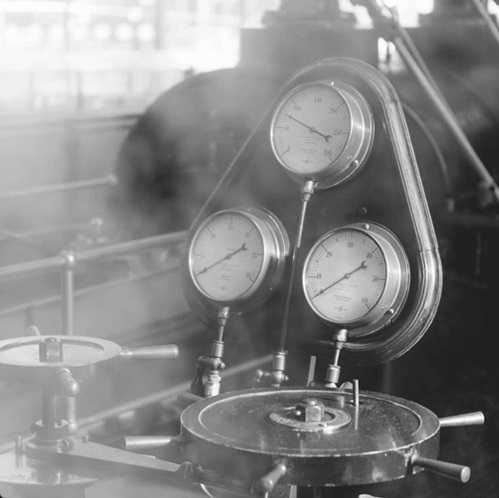
#> input picture cap05/maquina.jpg, 499 x 498 px
$ python ex18.py
#> lines starting #> are read from the running program, lines starting #| are printed output that depends on the picture
#pagina 83
import cv2
import numpy as np
from matplotlib import pyplot as grafico

imagemOriginal = cv2.imread("maquina.jpg",0)
#> imagemOriginal is the input picture: shape (498, 499); min 25, max 255, mean 134.4
imagemEqualizada = cv2.equalizeHist(imagemOriginal)
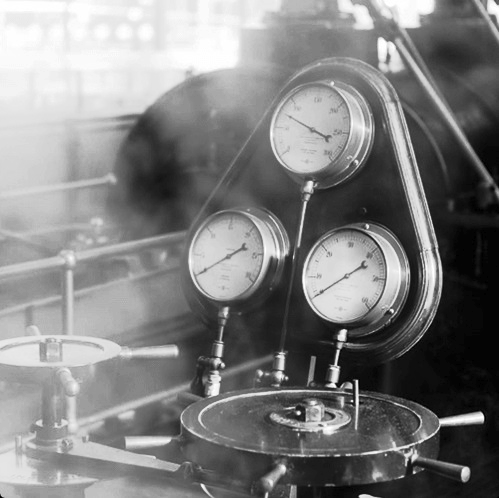
#> imagemEqualizada: shape (498, 499); min 0, max 255, mean 128.2

cv2.imshow("Imagem Original", imagemOriginal)
cv2.imshow("Imagem Equalizada", imagemEqualizada)

grafico.hist(imagemOriginal.ravel(), 256, [0,256])
grafico.figure();

grafico.hist(imagemEqualizada.ravel(),256,[0,256])
grafico.show()
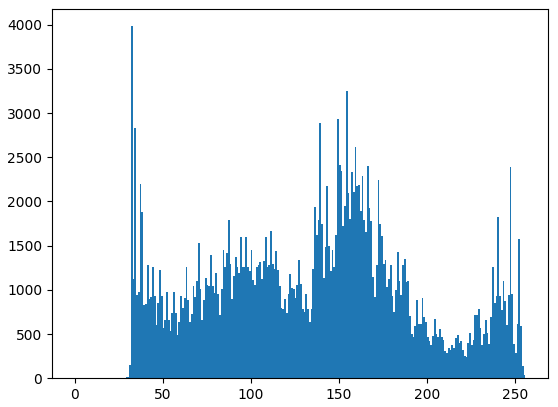
#> figure drawn by matplotlib, 1 panel; tallest bar 3984 high, from x = 32 to 33
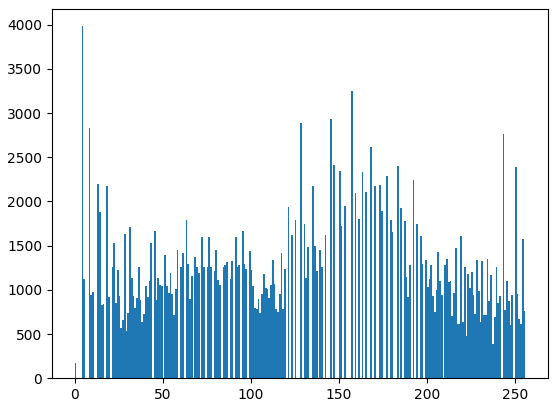
#> figure drawn by matplotlib, 1 panel; tallest bar 3984 high, from x = 4 to 5
